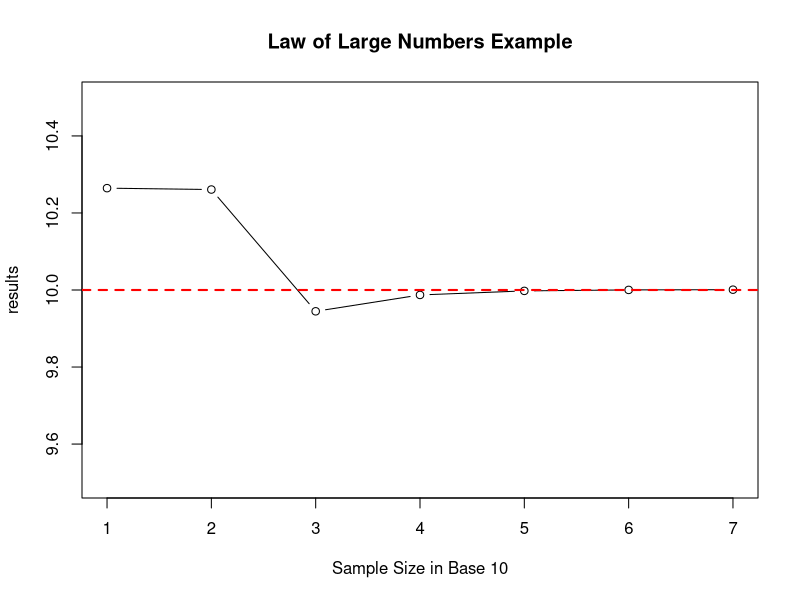

The R source for this figure:
# Demonstrating Law of Large Numbers
set.seed(1)

# We define the population parameters
true_mean <- 10
true_sd <- 2

# Simulation
simulate_mean <- function(n) {
  samples <- rnorm(n, mean = true_mean, sd = true_sd)
  return(mean(samples))
}

# Simulating for different sample sizes
sample_sizes <- c(10, 10^2, 10^3, 10^4, 10^5, 10^6, 10^7)
results <- sapply(sample_sizes, simulate_mean)

data.frame(Sample_Sizes = sample_sizes, Sample_Mean = results)

# Plot results
plot(log10(sample_sizes), results, type = "b",
     xlab = "Sample Size in Base 10",
     y_lab = "Sample Mean",
     main = "Law of Large Numbers Example",
     ylim = c(true_mean - 0.5, true_mean + 0.5),
     )

abline(h = true_mean, col = "red", lty = 2, lwd = 2)

# This demonstration shows that larger samples give us better estimates 
# of the true average, which is the main idea behind the Law of Large Numbers.

